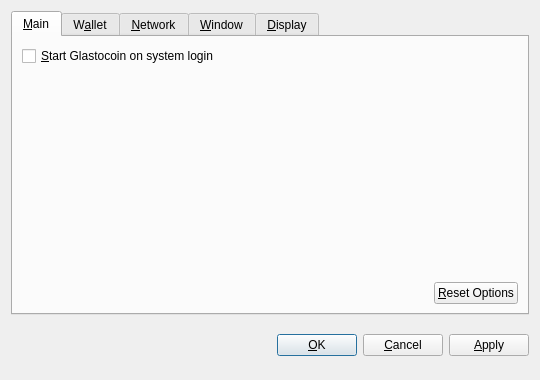
<?xml version="1.0" encoding="UTF-8"?>
<ui version="4.0">
 <class>OptionsDialog</class>
 <widget class="QDialog" name="OptionsDialog">
  <property name="geometry">
   <rect>
    <x>0</x>
    <y>0</y>
    <width>540</width>
    <height>380</height>
   </rect>
  </property>
  <property name="windowTitle">
   <string>Options</string>
  </property>
  <property name="modal">
   <bool>true</bool>
  </property>
  <layout class="QVBoxLayout" name="verticalLayout">
   <item>
    <widget class="QTabWidget" name="tabWidget">
     <property name="tabPosition">
      <enum>QTabWidget::North</enum>
     </property>
     <property name="currentIndex">
      <number>0</number>
     </property>
     <widget class="QWidget" name="tabMain">
      <attribute name="title">
       <string>&amp;Main</string>
      </attribute>
      <layout class="QVBoxLayout" name="verticalLayout_Main">
       <item>
        <widget class="QCheckBox" name="bitcoinAtStartup">
         <property name="toolTip">
          <string>Automatically start Glastocoin after logging in to the system.</string>
         </property>
         <property name="text">
          <string>&amp;Start Glastocoin on system login</string>
         </property>
        </widget>
       </item>
       <item>
        <spacer name="verticalSpacer_Main">
         <property name="orientation">
          <enum>Qt::Vertical</enum>
         </property>
         <property name="sizeHint" stdset="0">
          <size>
           <width>20</width>
           <height>40</height>
          </size>
         </property>
        </spacer>
       </item>
       <item>
        <layout class="QHBoxLayout" name="horizontalLayout_2_Main">
         <item>
          <spacer name="horizontalSpacer_2_Main">
           <property name="orientation">
            <enum>Qt::Horizontal</enum>
           </property>
           <property name="sizeHint" stdset="0">
            <size>
             <width>40</width>
             <height>20</height>
            </size>
           </property>
          </spacer>
         </item>
         <item>
          <widget class="QPushButton" name="resetButton">
           <property name="toolTip">
            <string>Reset all client options to default.</string>
           </property>
           <property name="text">
            <string>&amp;Reset Options</string>
           </property>
           <property name="autoDefault">
            <bool>false</bool>
           </property>
          </widget>
         </item>
        </layout>
       </item>
      </layout>
     </widget>
     <widget class="QWidget" name="tabWallet">
      <attribute name="title">
       <string>W&amp;allet</string>
      </attribute>
      <layout class="QVBoxLayout" name="verticalLayout_Network">
       <item>
        <widget class="QLabel" name="transactionFeeInfoLabel">
         <property name="text">
          <string>Optional transaction fee per kB that helps make sure your transactions are processed quickly. Most transactions are 1 kB.</string>
         </property>
         <property name="textFormat">
          <enum>Qt::PlainText</enum>
         </property>
         <property name="wordWrap">
          <bool>true</bool>
         </property>
        </widget>
       </item>
       <item>
        <layout class="QHBoxLayout" name="horizontalLayout_1_Main">
         <item>
          <widget class="QLabel" name="transactionFeeLabel">
           <property name="text">
            <string>Pay transaction &amp;fee</string>
           </property>
           <property name="textFormat">
            <enum>Qt::PlainText</enum>
           </property>
           <property name="buddy">
            <cstring>transactionFee</cstring>
           </property>
          </widget>
         </item>
         <item>
          <widget class="BitcoinAmountField" name="transactionFee"/>
         </item>
         <item>
          <spacer name="horizontalSpacer_1_Main">
           <property name="orientation">
            <enum>Qt::Horizontal</enum>
           </property>
           <property name="sizeHint" stdset="0">
            <size>
             <width>40</width>
             <height>20</height>
            </size>
           </property>
          </spacer>
         </item>
        </layout>
       </item>
       <item>
        <widget class="QLabel" name="label">
         <property name="text">
          <string>If you disable the spending of unconfirmed change, the change from a transaction cannot be used until that transaction has at least one confirmation. This also affects how your balance is computed.</string>
         </property>
         <property name="wordWrap">
          <bool>true</bool>
         </property>
        </widget>
       </item>
       <item>
        <widget class="QCheckBox" name="spendZeroConfChange">
         <property name="text">
          <string>Spend unconfirmed change  (experts only)</string>
         </property>
        </widget>
       </item>
       <item>
        <spacer name="verticalSpacer">
         <property name="orientation">
          <enum>Qt::Vertical</enum>
         </property>
         <property name="sizeHint" stdset="0">
          <size>
           <width>20</width>
           <height>40</height>
          </size>
         </property>
        </spacer>
       </item>
      </layout>
     </widget>
     <widget class="QWidget" name="tabNetwork">
      <attribute name="title">
       <string>&amp;Network</string>
      </attribute>
      <layout class="QVBoxLayout" name="verticalLayout_Network">
       <item>
        <widget class="QCheckBox" name="mapPortUpnp">
         <property name="toolTip">
          <string>Automatically open the Glastocoin client port on the router. This only works when your router supports UPnP and it is enabled.</string>
         </property>
         <property name="text">
          <string>Map port using &amp;UPnP</string>
         </property>
        </widget>
       </item>
       <item>
        <widget class="QCheckBox" name="connectSocks">
         <property name="toolTip">
          <string>Connect to the Glastocoin network through a SOCKS proxy (e.g. when connecting through Tor).</string>
         </property>
         <property name="text">
          <string>&amp;Connect through SOCKS proxy:</string>
         </property>
        </widget>
       </item>
       <item>
        <layout class="QHBoxLayout" name="horizontalLayout_Network">
         <item>
          <widget class="QLabel" name="proxyIpLabel">
           <property name="text">
            <string>Proxy &amp;IP:</string>
           </property>
           <property name="textFormat">
            <enum>Qt::PlainText</enum>
           </property>
           <property name="buddy">
            <cstring>proxyIp</cstring>
           </property>
          </widget>
         </item>
         <item>
          <widget class="QValidatedLineEdit" name="proxyIp">
           <property name="maximumSize">
            <size>
             <width>140</width>
             <height>16777215</height>
            </size>
           </property>
           <property name="toolTip">
            <string>IP address of the proxy (e.g. 127.0.0.1)</string>
           </property>
          </widget>
         </item>
         <item>
          <widget class="QLabel" name="proxyPortLabel">
           <property name="text">
            <string>&amp;Port:</string>
           </property>
           <property name="textFormat">
            <enum>Qt::PlainText</enum>
           </property>
           <property name="buddy">
            <cstring>proxyPort</cstring>
           </property>
          </widget>
         </item>
         <item>
          <widget class="QLineEdit" name="proxyPort">
           <property name="maximumSize">
            <size>
             <width>55</width>
             <height>16777215</height>
            </size>
           </property>
           <property name="toolTip">
            <string>Port of the proxy (e.g. 9050)</string>
           </property>
          </widget>
         </item>
         <item>
          <widget class="QLabel" name="socksVersionLabel">
           <property name="text">
            <string>SOCKS &amp;Version:</string>
           </property>
           <property name="textFormat">
            <enum>Qt::PlainText</enum>
           </property>
           <property name="buddy">
            <cstring>socksVersion</cstring>
           </property>
          </widget>
         </item>
         <item>
          <widget class="QValueComboBox" name="socksVersion">
           <property name="toolTip">
            <string>SOCKS version of the proxy (e.g. 5)</string>
           </property>
          </widget>
         </item>
         <item>
          <spacer name="horizontalSpacer_Network">
           <property name="orientation">
            <enum>Qt::Horizontal</enum>
           </property>
           <property name="sizeHint" stdset="0">
            <size>
             <width>40</width>
             <height>20</height>
            </size>
           </property>
          </spacer>
         </item>
        </layout>
       </item>
       <item>
        <spacer name="verticalSpacer_Network">
         <property name="orientation">
          <enum>Qt::Vertical</enum>
         </property>
         <property name="sizeHint" stdset="0">
          <size>
           <width>20</width>
           <height>40</height>
          </size>
         </property>
        </spacer>
       </item>
      </layout>
     </widget>
     <widget class="QWidget" name="tabWindow">
      <attribute name="title">
       <string>&amp;Window</string>
      </attribute>
      <layout class="QVBoxLayout" name="verticalLayout_Window">
       <item>
        <widget class="QCheckBox" name="minimizeToTray">
         <property name="toolTip">
          <string>Show only a tray icon after minimizing the window.</string>
         </property>
         <property name="text">
          <string>&amp;Minimize to the tray instead of the taskbar</string>
         </property>
        </widget>
       </item>
       <item>
        <widget class="QCheckBox" name="minimizeOnClose">
         <property name="toolTip">
          <string>Minimize instead of exit the application when the window is closed. When this option is enabled, the application will be closed only after selecting Quit in the menu.</string>
         </property>
         <property name="text">
          <string>M&amp;inimize on close</string>
         </property>
        </widget>
       </item>
       <item>
        <spacer name="verticalSpacer_Window">
         <property name="orientation">
          <enum>Qt::Vertical</enum>
         </property>
         <property name="sizeHint" stdset="0">
          <size>
           <width>20</width>
           <height>40</height>
          </size>
         </property>
        </spacer>
       </item>
      </layout>
     </widget>
     <widget class="QWidget" name="tabDisplay">
      <attribute name="title">
       <string>&amp;Display</string>
      </attribute>
      <layout class="QVBoxLayout" name="verticalLayout_Display">
       <item>
        <layout class="QHBoxLayout" name="horizontalLayout_1_Display">
         <item>
          <widget class="QLabel" name="langLabel">
           <property name="text">
            <string>User Interface &amp;language:</string>
           </property>
           <property name="textFormat">
            <enum>Qt::PlainText</enum>
           </property>
           <property name="buddy">
            <cstring>lang</cstring>
           </property>
          </widget>
         </item>
         <item>
          <widget class="QValueComboBox" name="lang">
           <property name="toolTip">
            <string>The user interface language can be set here. This setting will take effect after restarting Glastocoin.</string>
           </property>
          </widget>
         </item>
        </layout>
       </item>
       <item>
        <layout class="QHBoxLayout" name="horizontalLayout_2_Display">
         <item>
          <widget class="QLabel" name="unitLabel">
           <property name="text">
            <string>&amp;Unit to show amounts in:</string>
           </property>
           <property name="textFormat">
            <enum>Qt::PlainText</enum>
           </property>
           <property name="buddy">
            <cstring>unit</cstring>
           </property>
          </widget>
         </item>
         <item>
          <widget class="QValueComboBox" name="unit">
           <property name="toolTip">
            <string>Choose the default subdivision unit to show in the interface and when sending coins.</string>
           </property>
          </widget>
         </item>
        </layout>
       </item>
       <item>
        <widget class="QCheckBox" name="displayAddresses">
         <property name="toolTip">
          <string>Whether to show Glastocoin addresses in the transaction list or not.</string>
         </property>
         <property name="text">
          <string>&amp;Display addresses in transaction list</string>
         </property>
        </widget>
       </item>
       <item>
        <widget class="QCheckBox" name="coinControlFeatures">
         <property name="toolTip">
          <string>Whether to show coin control features or not.</string>
         </property>
         <property name="text">
          <string>Display coin &amp;control features (experts only!)</string>
         </property>
        </widget>
       </item>
       <item>
        <spacer name="verticalSpacer_Display">
         <property name="orientation">
          <enum>Qt::Vertical</enum>
         </property>
         <property name="sizeHint" stdset="0">
          <size>
           <width>20</width>
           <height>40</height>
          </size>
         </property>
        </spacer>
       </item>
      </layout>
     </widget>
    </widget>
   </item>
   <item>
    <layout class="QHBoxLayout" name="horizontalLayout_Buttons">
     <item>
      <spacer name="horizontalSpacer_1">
       <property name="orientation">
        <enum>Qt::Horizontal</enum>
       </property>
       <property name="sizeHint" stdset="0">
        <size>
         <width>40</width>
         <height>48</height>
        </size>
       </property>
      </spacer>
     </item>
     <item>
      <widget class="QLabel" name="statusLabel">
       <property name="font">
        <font>
         <weight>75</weight>
         <bold>true</bold>
        </font>
       </property>
       <property name="text">
        <string/>
       </property>
       <property name="textFormat">
        <enum>Qt::PlainText</enum>
       </property>
       <property name="wordWrap">
        <bool>true</bool>
       </property>
      </widget>
     </item>
     <item>
      <spacer name="horizontalSpacer_2">
       <property name="orientation">
        <enum>Qt::Horizontal</enum>
       </property>
       <property name="sizeHint" stdset="0">
        <size>
         <width>40</width>
         <height>48</height>
        </size>
       </property>
      </spacer>
     </item>
     <item>
      <widget class="QPushButton" name="okButton">
       <property name="text">
        <string>&amp;OK</string>
       </property>
      </widget>
     </item>
     <item>
      <widget class="QPushButton" name="cancelButton">
       <property name="text">
        <string>&amp;Cancel</string>
       </property>
       <property name="autoDefault">
        <bool>false</bool>
       </property>
      </widget>
     </item>
     <item>
      <widget class="QPushButton" name="applyButton">
       <property name="text">
        <string>&amp;Apply</string>
       </property>
       <property name="autoDefault">
        <bool>false</bool>
       </property>
      </widget>
     </item>
    </layout>
   </item>
  </layout>
 </widget>
 <customwidgets>
  <customwidget>
   <class>BitcoinAmountField</class>
   <extends>QSpinBox</extends>
   <header>bitcoinamountfield.h</header>
  </customwidget>
  <customwidget>
   <class>QValueComboBox</class>
   <extends>QComboBox</extends>
   <header>qvaluecombobox.h</header>
  </customwidget>
  <customwidget>
   <class>QValidatedLineEdit</class>
   <extends>QLineEdit</extends>
   <header>qvalidatedlineedit.h</header>
  </customwidget>
 </customwidgets>
 <resources/>
 <connections/>
</ui>
